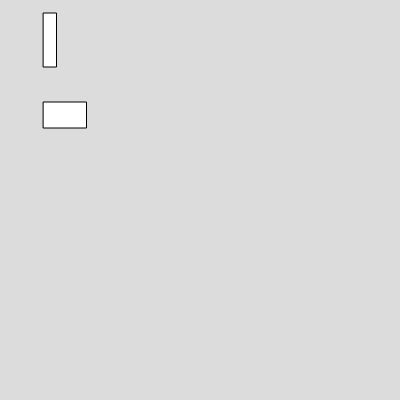
Frame 1 (no input)
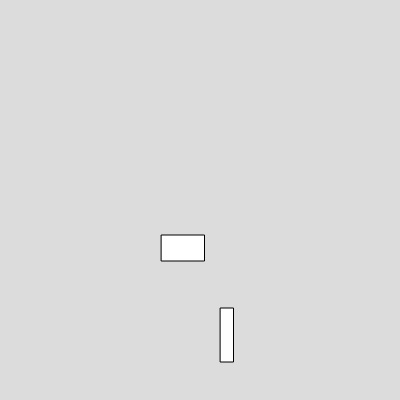
Frame 60 (no input)
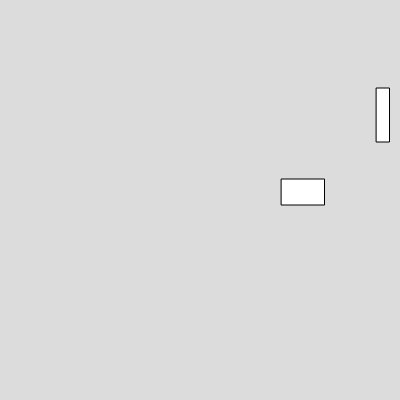
Frame 120 (the mouse pressed at the canvas centre since frame 60)

The p5.js sketch that drew these frames (run headless with seeded random() and noise() and a simulated clock; from frame 60 on, the mouse is pressed at the canvas centre):

// p5.js sketch
// ── sketch.js
x1 = 50;
y1 = 40;
b1 = 13;
h1 = 54;
x2 = 65;
y2 = 115;
b2 = 43;
h2 = 26;
spx1 = 3;
spy1 = 5;
spx2 = 2;
spy2 = 7;

function setup() 
{
  createCanvas(400, 400);
  rectMode(CENTER);
}

function draw() 
{
  background(220);

  MinBox(x1, y1, b1, h1);
  MinBox(x2, y2, b2, h2);

  afstandX = x2 - x1;
  afstandY = y2 - y1;

  if (x1 >= (400 - (b1 / 2)) || x1 <= (0 + (b1 / 2)))
  {
    spx1 = spx1 * -1;
  }
  if (y1 >= (400 - (h1 / 2)) || y1 <= (0 + (h1 / 2)))
  {
    spy1 = spy1 * -1;
  }

  if (x2 >= (400 - (b2 / 2)) || x2 <= (0 + (b2 / 2)))
  {
    spx2 = spx2 * -1;
  }
  if (y2 >= (400 - (h2 / 2)) || y2 <= (0 + (h2 / 2)))
  {
    spy2 = spy2 * -1;
  }

  x1 = x1 + spx1;
  y1 = y1 + spy1;
  x2 = x2 + spx2;
  y2 = y2 + spy2;
}

function MinBox(x, y, b, h)
{
  rect(x, y, b, h);
}
